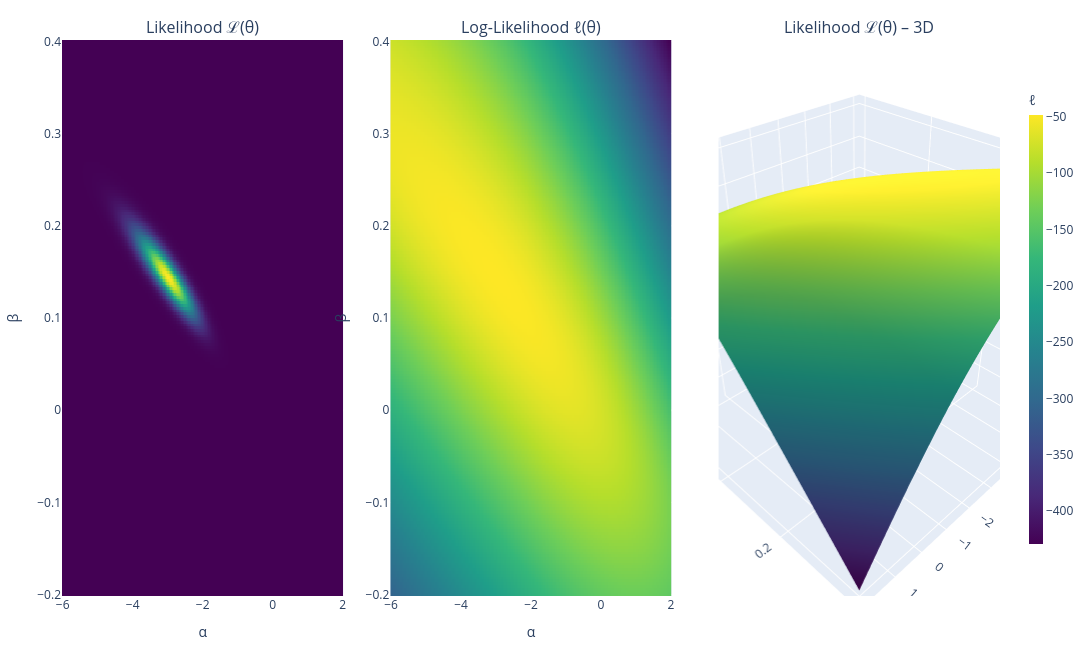

Notebook source saved alongside this figure:
### Code cell
# Create subplot layout
fig = make_subplots(rows=1, cols=3,subplot_titles=("Likelihood ℒ(θ)","Log-Likelihood ℓ(θ)", "Likelihood ℒ(θ) – 3D"),specs=[[{"type": "heatmap"},{"type": "heatmap"},{"type": "surface"}]],horizontal_spacing=0.05)

# Likelihood heatmap
fig.add_trace(go.Heatmap(x=alpha_range,y=beta_range,z=L,colorscale='Viridis',showscale=False,colorbar=dict(title="ℒ")),row=1, col=1)

# Log-likelihood heatmap
fig.add_trace(go.Heatmap(x=alpha_range,y=beta_range,z=LL,colorscale="Viridis",colorbar=dict(title="ℓ",thickness=14,len=0.85)),row=1, col=2)

# Likelihood surface (3D)
fig.add_trace(go.Surface(x=alpha_range,y=beta_range,z=LL,colorscale="Viridis",showscale=False),row=1, col=3)

# Axis labels
fig.update_xaxes(title_text="α", row=1, col=1)
fig.update_yaxes(title_text="β", row=1, col=1)

fig.update_xaxes(title_text="α", row=1, col=2)
fig.update_yaxes(title_text="β", row=1, col=2)

fig.update_scenes(xaxis_title="α",yaxis_title="β",zaxis_title="ℒ",row=1, col=3)

# Layout
fig.update_layout(width=1400,height=650,margin = dict(t=40, b=20, l=50, r=40))

fig.show()

### Figure 1 — Plotly figure (JSON) as saved in the notebook; plotly's stock layout.template omitted (floating-point values rounded to 4 significant figures; data arrays with more than 128 entries replaced by an {"elided": "..."} marker saying what was removed)
{"data": [{"colorbar": {"title": {"text": "ℒ"}}, "colorscale": [[0, "#440154"], [0.1111, "#482878"], [0.2222, "#3e4989"], [0.3333, "#31688e"], [0.4444, "#26828e"], [0.5556, "#1f9e89"], [0.6667, "#35b779"], [0.7778, "#6ece58"], [0.8889, "#b5de2b"], [1, "#fde725"]], "showscale": false, "type": "heatmap", "x": {"elided": "200 float values"}, "xaxis": "x", "y": {"elided": "200 float values"}, "yaxis": "y", "z": {"elided": "200x200 float values"}}, {"colorbar": {"len": 0.85, "thickness": 14, "title": {"text": "ℓ"}}, "colorscale": [[0, "#440154"], [0.1111, "#482878"], [0.2222, "#3e4989"], [0.3333, "#31688e"], [0.4444, "#26828e"], [0.5556, "#1f9e89"], [0.6667, "#35b779"], [0.7778, "#6ece58"], [0.8889, "#b5de2b"], [1, "#fde725"]], "type": "heatmap", "x": {"elided": "200 float values"}, "xaxis": "x2", "y": {"elided": "200 float values"}, "yaxis": "y2", "z": {"elided": "200x200 float values"}}, {"colorscale": [[0, "#440154"], [0.1111, "#482878"], [0.2222, "#3e4989"], [0.3333, "#31688e"], [0.4444, "#26828e"], [0.5556, "#1f9e89"], [0.6667, "#35b779"], [0.7778, "#6ece58"], [0.8889, "#b5de2b"], [1, "#fde725"]], "scene": "scene", "showscale": false, "type": "surface", "x": {"elided": "200 float values"}, "y": {"elided": "200 float values"}, "z": {"elided": "200x200 float values"}}], "layout": {"annotations": [{"font": {"size": 16}, "showarrow": false, "text": "Likelihood ℒ(θ)", "x": 0.15, "xanchor": "center", "xref": "paper", "y": 1, "yanchor": "bottom", "yref": "paper"}, {"font": {"size": 16}, "showarrow": false, "text": "Log-Likelihood ℓ(θ)", "x": 0.5, "xanchor": "center", "xref": "paper", "y": 1, "yanchor": "bottom", "yref": "paper"}, {"font": {"size": 16}, "showarrow": false, "text": "Likelihood ℒ(θ) – 3D", "x": 0.85, "xanchor": "center", "xref": "paper", "y": 1, "yanchor": "bottom", "yref": "paper"}], "height": 650, "margin": {"b": 20, "l": 50, "r": 40, "t": 40}, "scene": {"domain": {"x": [0.7, 1], "y": [0, 1]}, "xaxis": {"title": {"text": "α"}}, "yaxis": {"title": {"text": "β"}}, "zaxis": {"title": {"text": "ℒ"}}}, "width": 1400, "xaxis": {"anchor": "y", "domain": [0, 0.3], "title": {"text": "α"}}, "xaxis2": {"anchor": "y2", "domain": [0.35, 0.65], "title": {"text": "α"}}, "yaxis": {"anchor": "x", "domain": [0, 1], "title": {"text": "β"}}, "yaxis2": {"anchor": "x2", "domain": [0, 1], "title": {"text": "β"}}}}
